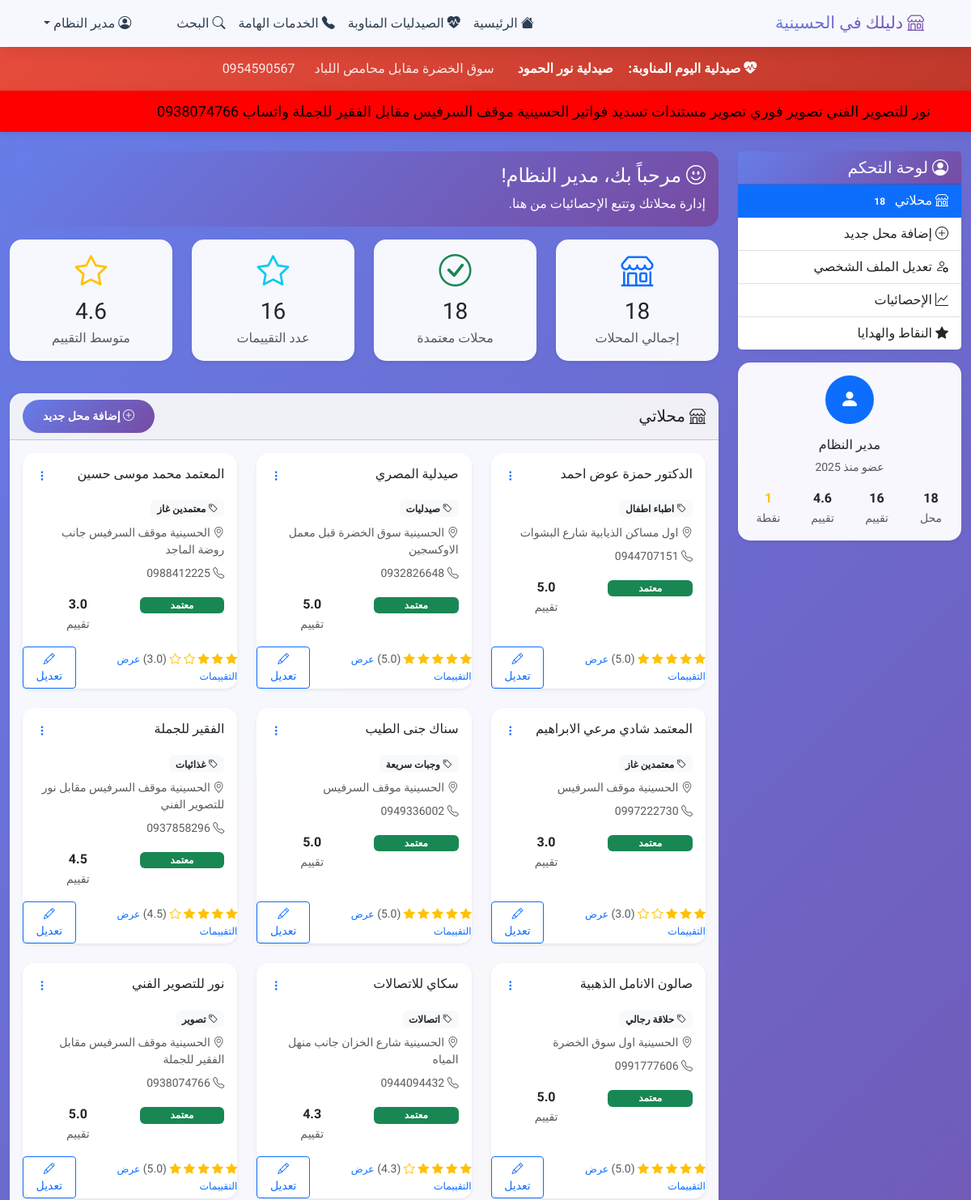
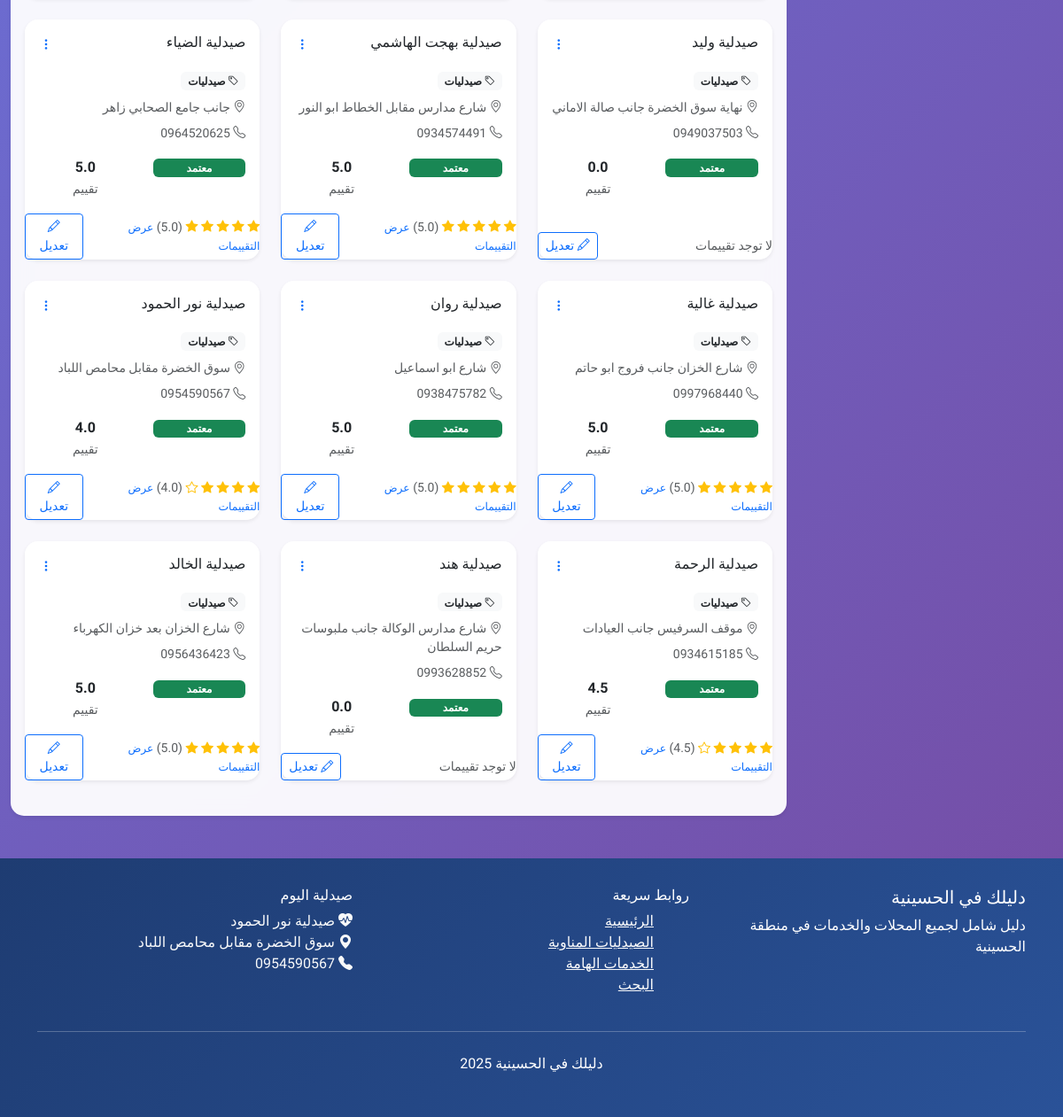
The page /dashboard (signed in) on the database as committed earlier (2 pictures, top to bottom).
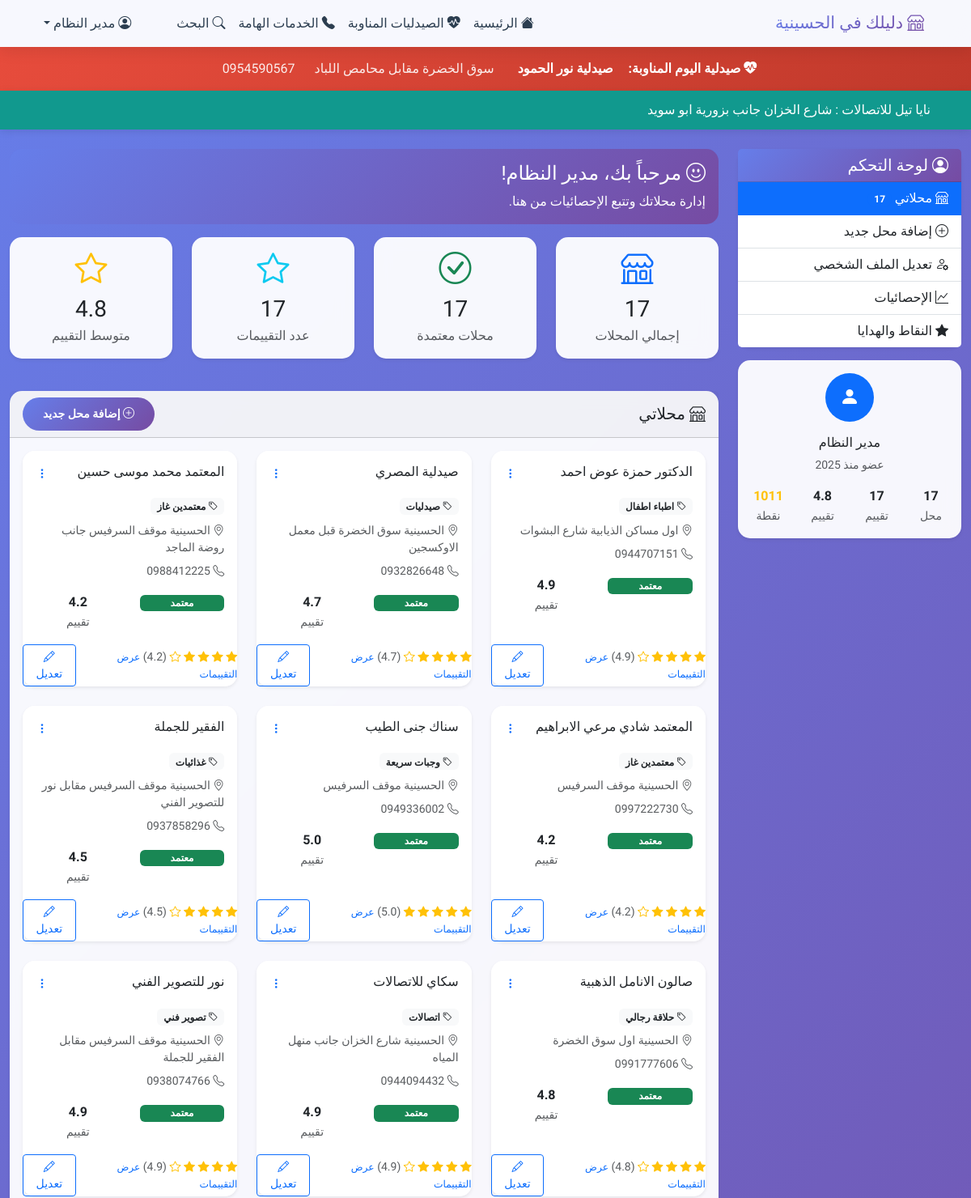
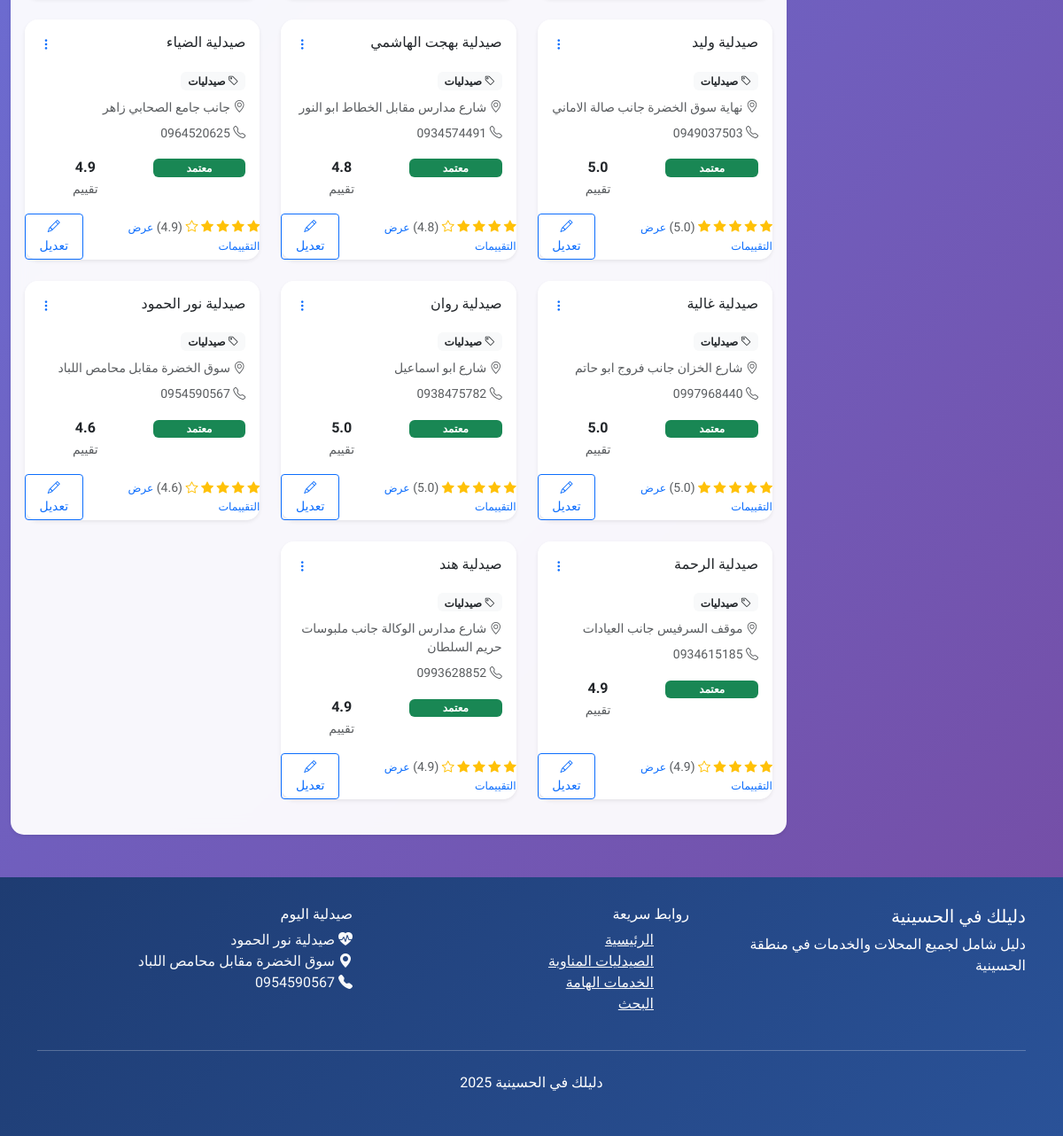
The same page on the database as committed later (2 pictures, top to bottom).
### tables this page shows
CREATE TABLE site_settings (
            id INTEGER PRIMARY KEY AUTOINCREMENT,
            setting_key TEXT UNIQUE NOT NULL,
            setting_value TEXT,
            description TEXT
        , category TEXT DEFAULT "general");

CREATE TABLE ticker_messages (
            id INTEGER PRIMARY KEY AUTOINCREMENT,
            message TEXT NOT NULL,
            type TEXT,
            priority INTEGER DEFAULT 1,
            is_active BOOLEAN DEFAULT 1,
            created_at TIMESTAMP DEFAULT CURRENT_TIMESTAMP
        , direction TEXT DEFAULT "right", speed INTEGER DEFAULT 50, background_color TEXT DEFAULT "#11998e", text_color TEXT DEFAULT "#ffffff", font_size INTEGER DEFAULT 16, pages TEXT DEFAULT "all");

CREATE TABLE stores (
            id INTEGER PRIMARY KEY AUTOINCREMENT,
            name TEXT NOT NULL,
            category_id INTEGER,
            address TEXT NOT NULL,
            phone TEXT,
            description TEXT,
            image_url TEXT,
            user_id INTEGER,
            is_approved BOOLEAN DEFAULT 0,
            visits_count INTEGER DEFAULT 0,
            rating_avg REAL DEFAULT 0,
            created_at TIMESTAMP DEFAULT CURRENT_TIMESTAMP, search_count INTEGER DEFAULT 0,
            FOREIGN KEY (category_id) REFERENCES categories (id),
            FOREIGN KEY (user_id) REFERENCES users (id)
        );

CREATE TABLE categories (
            id INTEGER PRIMARY KEY AUTOINCREMENT,
            name TEXT NOT NULL,
            description TEXT
        );

CREATE TABLE user_points (
            id INTEGER PRIMARY KEY AUTOINCREMENT,
            user_id INTEGER NOT NULL,
            total_points INTEGER DEFAULT 0,
            available_points INTEGER DEFAULT 0,
            spent_points INTEGER DEFAULT 0,
            last_daily_login DATE,
            created_at TIMESTAMP DEFAULT CURRENT_TIMESTAMP,
            updated_at TIMESTAMP DEFAULT CURRENT_TIMESTAMP,
            FOREIGN KEY (user_id) REFERENCES users (id) ON DELETE CASCADE
        );

### app.py (the view)
@app.route('/dashboard')
def dashboard():
    if 'user_id' not in session:
        flash('يجب تسجيل الدخول للوصول لهذه الصفحة', 'error')
        return redirect(url_for('login'))
    conn = sqlite3.connect('hussainiya_stores.db')
    cursor = conn.cursor()
    cursor.execute('''
        SELECT s.*, c.name as category_name
        FROM stores s
        LEFT JOIN categories c ON s.category_id = c.id
        WHERE s.user_id = ?
        ORDER BY s.created_at DESC
    ''', (session['user_id'],))
    user_stores = cursor.fetchall()
    cursor.execute('SELECT created_at FROM users WHERE id = ?', (session['user_id'],))
    user_data = cursor.fetchone()
    if user_data and user_data[0]:
        join_year = user_data[0][:4]  # أخذ أول 4 أرقام (السنة)
    else:
        join_year = "2024"
    total_ratings = sum(1 for store in user_stores if store[10] and store[10] > 0) if user_stores else 0
    avg_rating = sum(store[10] for store in user_stores if store[10]) / len([s for s in user_stores if s[10]]) if user_stores and any(s[10] for s in user_stores) else 0
    approved_stores = len([s for s in user_stores if s[8] == 1])
    cursor.execute('SELECT * FROM categories ORDER BY name')
    categories = cursor.fetchall()
    points_summary = get_user_points_summary(session['user_id'])
    conn.close()
    return render_template('dashboard.html',
                         user_stores=user_stores,
                         join_year=join_year,
                         total_ratings=total_ratings,
                         avg_rating=avg_rating,
                         approved_stores=approved_stores,
                         categories=categories,
                         user_points=points_summary['available_points'])

### app.py (called while the page is built)
@app.context_processor
def inject_user_info():
    user_verification_status = False
    user_can_edit_name = True
    if 'user_id' in session:
        try:
            conn = sqlite3.connect('hussainiya_stores.db')
            cursor = conn.cursor()
            cursor.execute('SELECT is_verified, can_edit_name FROM users WHERE id = ?', (session['user_id'],))
            result = cursor.fetchone()
            if result:
                user_verification_status = bool(result[0])
                user_can_edit_name = bool(result[1])
            conn.close()
        except Exception as e:
            print(f"خطأ في الحصول على معلومات التحقق: {e}")
    return dict(
        user_verification_status=user_verification_status,
        user_can_edit_name=user_can_edit_name
    )

### templates/dashboard.html (shortened to what the changed rows need)
{% extends "base.html" %}
{% block content %}
<div class="container-fluid mt-4">
    <div class="row">
        <div class="col-lg-3 col-md-4 mb-4">
            <div class="card border-0 shadow-sm">
                <div class="list-group list-group-flush">
                    <a href="#stores-section" class="list-group-item list-group-item-action active">
                        <i class="bi bi-shop"></i> محلاتي
                        <span class="badge bg-primary rounded-pill">{{ user_stores|length }}</span>
                    </a>
                </div>
            </div>
            <div class="card border-0 shadow-sm mt-3">
                <div class="card-body text-center">
                    <div class="row text-center">
                        <div class="col-3">
                            <strong class="d-block">{{ user_stores|length }}</strong>
                            <small class="text-muted">محل</small>
                        </div>
                        <div class="col-3">
                            <strong class="d-block">{{ total_ratings }}</strong>
                            <small class="text-muted">تقييم</small>
                        </div>
                        <div class="col-3">
                            <strong class="d-block">{{ "%.1f"|format(avg_rating) }}</strong>
                            <small class="text-muted">تقييم</small>
                        </div>
                        <div class="col-3">
                            <strong class="d-block text-warning">{{ user_points }}</strong>
                            <small class="text-muted">نقطة</small>
                        </div>
                    </div>
                </div>
            </div>
        </div>
        <div class="col-lg-9 col-md-8">
            <div class="row mb-4">
                <div class="col-lg-3 col-md-6 mb-3">
                    <div class="card border-0 shadow-sm h-100">
                        <div class="card-body text-center">
                            <div class="text-primary mb-2">
                                <i class="bi bi-shop display-6"></i>
                            </div>
                            <h3 class="mb-1">{{ user_stores|length }}</h3>
                            <p class="text-muted mb-0">إجمالي المحلات</p>
                        </div>
                    </div>
                </div>
                <div class="col-lg-3 col-md-6 mb-3">
                    <div class="card border-0 shadow-sm h-100">
                        <div class="card-body text-center">
                            <div class="text-success mb-2">
                                <i class="bi bi-check-circle display-6"></i>
                            </div>
                            <h3 class="mb-1">{{ approved_stores }}</h3>
                            <p class="text-muted mb-0">محلات معتمدة</p>
                        </div>
                    </div>
                </div>
                <div class="col-lg-3 col-md-6 mb-3">
                    <div class="card border-0 shadow-sm h-100">
                        <div class="card-body text-center">
                            <div class="text-info mb-2">
                                <i class="bi bi-star display-6"></i>
                            </div>
                            <h3 class="mb-1">{{ total_ratings }}</h3>
                            <p class="text-muted mb-0">عدد التقييمات</p>
                        </div>
                    </div>
                </div>
                <div class="col-lg-3 col-md-6 mb-3">
                    <div class="card border-0 shadow-sm h-100">
                        <div class="card-body text-center">
                            <div class="text-warning mb-2">
                                <i class="bi bi-star display-6"></i>
                            </div>
                            <h3 class="mb-1">{{ "%.1f"|format(avg_rating) }}</h3>
                            <p class="text-muted mb-0">متوسط التقييم</p>
                        </div>
                    </div>
                </div>
            </div>
            <div class="card border-0 shadow-sm" id="stores-section">
                <div class="card-body">
                    {% if user_stores %}
                    <div class="row">
                        {% for store in user_stores %}
                        <div class="col-lg-6 col-xl-4 mb-4">
                            <div class="card h-100 border-0 shadow-sm">
                                <div class="card-body">
                                    <div class="d-flex justify-content-between align-items-start mb-3">
                                        <h6 class="card-title mb-0">{{ store[1] }}</h6>
                                        <div class="dropdown">
                                            <button class="btn btn-link btn-sm p-0" type="button" data-bs-toggle="dropdown">
                                                <i class="bi bi-three-dots-vertical"></i>
                                            </button>
                                        </div>
                                    </div>
                                    <div class="mb-2">
                                        <span class="badge bg-light text-dark">
                                            <i class="bi bi-tag"></i> {{ store[-1] or 'غير محدد' }}
                                        </span>
                                    </div>
                                    <p class="card-text text-muted small mb-2">
                                        <i class="bi bi-geo-alt"></i> {{ store[3] }}
                                    </p>
                                    {% if store[4] %}
                                    <p class="card-text text-muted small mb-3">
                                        <i class="bi bi-telephone"></i> {{ store[4] }}
                                    </p>
                                    {% endif %}
                                    <div class="row text-center">
                                        <div class="col-6">
                                            <span class="badge bg-{{ 'success' if store[8] else 'warning' }} w-100">
                                                {{ 'معتمد' if store[8] else 'في الانتظار' }}
                                            </span>
                                        </div>
                                        <div class="col-6">
                                            <strong class="d-block">{{ "%.1f"|format(store[10] or 0) }}</strong>
                                            <small class="text-muted">تقييم</small>
                                        </div>
                                    </div>
                                </div>
                                <div class="d-flex justify-content-between align-items-center">
                                            <small class="text-muted">
                                                {% if store[10] %}
                                                    <span class="text-warning">
                                                        {% for i in range(1, 6) %}
                                                            {% if i <= store[10] %}
                                                                <i class="bi bi-star-fill"></i>
                                                            {% else %}
                                                                <i class="bi bi-star"></i>
                                                            {% endif %}
                                                        {% endfor %}
                                                    </span>
                                                    ({{ "%.1f"|format(store[10]) }})
                                                    <a href="{{ url_for('store_ratings', store_id=store[0]) }}" class="text-decoration-none ms-2">
                                                        <small>عرض التقييمات</small>
                                                    </a>
                                                {% else %}
                                                    <span class="text-muted">لا توجد تقييمات</span>
                                                {% endif %}
                                            </small>
                                            <div>
                                                <button class="btn btn-sm btn-outline-primary"
                                                        data-bs-toggle="modal" data-bs-target="#editStoreModal{{ store[0] }}">
                                                    <i class="bi bi-pencil"></i> تعديل
                                                </button>
                                            </div>
                                        </div>
                            </div>
                        </div>
                        {% endfor %}
                    </div>
                    {% endif %}
                </div>
            </div>
        </div>
    </div>
</div>
{% endblock %}

### templates/base.html (shortened to what the changed rows need)
<!DOCTYPE html>
<html lang="ar" dir="rtl">
<head>
    <link href="https://cdn.jsdelivr.net/npm/bootstrap@5.3.0/dist/css/bootstrap.min.css" rel="stylesheet">
    <link href="https://cdn.jsdelivr.net/npm/bootstrap-icons@1.10.0/font/bootstrap-icons.css" rel="stylesheet">
</head>
<body>
    <nav class="navbar navbar-expand-lg navbar-light sticky-top">
        <div class="container">
            <a class="navbar-brand" href="{{ url_for('index') }}">
                <i class="bi bi-shop"></i> {{ site_settings.get('site_title', 'دليل محلات الحسينية') }}
            </a>
            <div class="collapse navbar-collapse" id="navbarNav">
                <ul class="navbar-nav me-auto">
                </ul>
                <ul class="navbar-nav">
                </ul>
            </div>
        </div>
    </nav>
    {% if ticker_messages %}
    {% for ticker in ticker_messages %}
    {% set current_page = request.endpoint or 'index' %}
    {% set ticker_pages = ticker[11] if ticker[11] else 'all' %}
    {% if ticker_pages == 'all' or current_page in ticker_pages.split(',') or (current_page == 'index' and 'homepage' in ticker_pages.split(',')) %}
    <div class="custom-ticker" style="background-color: {{ ticker[7] }}; color: {{ ticker[8] }}; font-size: {{ ticker[9] }}px;">
        <div class="ticker-content ticker-{{ ticker[5] }}" style="animation-duration: {{ ticker[6] }}s;">
            <span class="ticker-text">{{ ticker[1] }}</span>
        </div>
    </div>
    {% endif %}
    {% endfor %}
    {% endif %}
    <main>
        {% block content %}{% endblock %}
    </main>
</body>
</html>

Rows that differ between the two databases and show on the page:
removed ticker_messages: message "نور للتصوير الفني تصوير فوري تصوير مستندات تسديد فواتير الحسينية موقف السرفيس مقابل الفقير للجملة واتساب 0938074766"
no longer on this page (row edited): stores: name "صيدلية الخالد", name "صيدليات", address "شارع الخزان بعد خزان الكهرباء", phone "0956436423", is_approved "معتمد", rating_avg "5.0"
added ticker_messages: message "نايا تيل للاتصالات : شارع الخزان جانب بزورية ابو سويد"
now on this page (row edited): user_points: available_points "1011"
changed stores "الدكتور حمزة عوض احمد": rating_avg "5.0" → "4.9"
changed stores "صيدلية المصري": rating_avg "5.0" → "4.7"
changed stores "المعتمد محمد موسى حسين": rating_avg "3.0" → "4.2"
changed stores "المعتمد شادي مرعي الابراهيم": rating_avg "3.0" → "4.2"
changed stores "صالون الانامل الذهبية": rating_avg "5.0" → "4.8"
changed stores "سكاي للاتصالات": rating_avg "4.3" → "4.9"
changed stores "نور للتصوير الفني": name "تصوير" → "تصوير فني"; rating_avg "5.0" → "4.9"
changed stores "صيدلية وليد": rating_avg "0.0" → "5.0"; rating_avg (not shown) → "5.0"; rating_avg "لا توجد تقييمات" → "( ) عرض التقييمات"
changed stores "صيدلية بهجت الهاشمي": rating_avg "5.0" → "4.8"
changed stores "صيدلية الضياء": rating_avg "5.0" → "4.9"
changed stores "صيدلية نور الحمود": rating_avg "4.0" → "4.6"
changed stores "صيدلية الرحمة": rating_avg "4.5" → "4.9"
changed stores "صيدلية هند": rating_avg "0.0" → "4.9"; rating_avg (not shown) → "4.9"; rating_avg "لا توجد تقييمات" → "( ) عرض التقييمات"
Other text that changed with them:
{{ user_stores|length }}: "18" → "17"
{{ total_ratings }}: "16" → "17"
{{ "%.1f"|format(avg_rating) }}: "4.6" → "4.8"
{{ approved_stores }}: "18" → "17"
{{ user_points }}: "1" → (not shown)
